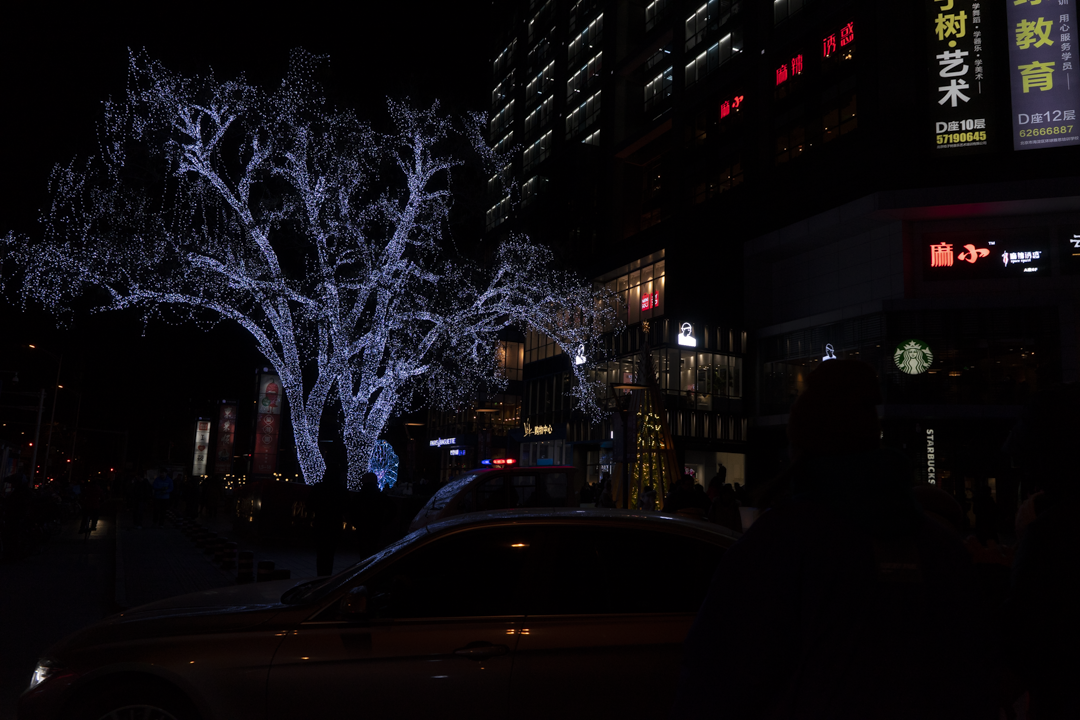
#> input picture images/1010.png, 1080 x 720 px
$ python laboratorio-1.py
#> lines starting #> are read from the running program, lines starting #| are printed output that depends on the picture
import subprocess, sys; subprocess.run([sys.executable, "-m", "pip", "install", "scikit-image", "matplotlib", "numpy", "opencv-python-headless", "scipy", "Pillow"], check=False)
#> (this line was passed over: subprocess is not available in this run)

# ── Importaciones ────────────────────────────────────────────
import numpy as np
import matplotlib.pyplot as plt
import matplotlib.gridspec as gridspec
import cv2
from PIL import Image
import urllib.request
import os, io, warnings

from skimage import data, exposure, filters, morphology, util
from skimage.color import rgb2gray
from skimage.util import img_as_float, img_as_ubyte
from scipy import ndimage

warnings.filterwarnings('ignore')

# ── Estilo global de gráficas ─────────────────────────────────
plt.rcParams.update({
    'figure.facecolor': '#0d1117',
    'axes.facecolor':   '#161b22',
    'axes.edgecolor':   '#30363d',
    'axes.labelcolor':  '#c9d1d9',
    'xtick.color':      '#8b949e',
    'ytick.color':      '#8b949e',
    'text.color':       '#c9d1d9',
    'figure.titlesize': 14,
    'axes.titlesize':   12,
    'axes.titlecolor':  '#58a6ff',
    'grid.color':       '#21262d',
    'grid.linestyle':   '--',
    'grid.alpha':       0.5,
})

# ── Función utilitaria: mostrar imagen + histograma ───────────
def mostrar_imagen_histograma(imgs, titulos, figsize=(18, 5), cmap_list=None):
    """
    Muestra N imágenes con sus histogramas en una figura.
    imgs     : lista de arrays numpy (uint8 o float)
    titulos  : lista de strings con nombres
    """
    n = len(imgs)
    fig, axes = plt.subplots(2, n, figsize=figsize)
    if n == 1:
        axes = axes.reshape(2, 1)

    colores_hist = ['#58a6ff', '#3fb950', '#f78166', '#d2a8ff', '#ffa657']

    for i, (img, titulo) in enumerate(zip(imgs, titulos)):
        cmap = 'gray' if (cmap_list is None or len(cmap_list) <= i) else cmap_list[i]
        # Imagen
        axes[0, i].imshow(img if img.ndim == 3 else img, cmap=cmap)
        axes[0, i].set_title(titulo, fontsize=10, pad=8)
        axes[0, i].axis('off')
        # Histograma
        img_norm = img_as_float(img) if img.dtype != np.float64 else img
        if img.ndim == 3:
            for c, col in enumerate(['#f78166', '#3fb950', '#58a6ff']):
                axes[1, i].hist(img[:,:,c].ravel(), bins=128, color=col,
                                alpha=0.5, density=True)
        else:
            axes[1, i].hist(img_norm.ravel(), bins=128,
                            color=colores_hist[i % len(colores_hist)],
                            density=True, alpha=0.85)
        axes[1, i].set_xlabel('Nivel de intensidad')
        axes[1, i].set_ylabel('Densidad')
        axes[1, i].grid(True)

    fig.tight_layout(pad=2)
    plt.show()

# ── Función utilitaria: métricas de calidad ───────────────────
def calcular_metricas(img_original, img_procesada):
    """
    Calcula métricas básicas de evaluación de calidad de imagen.
    Retorna un diccionario con MSE, PSNR, contraste (STD) y entropía.
    """
    o = img_as_float(img_original)
    p = img_as_float(img_procesada)
    mse  = np.mean((o - p) ** 2)
    psnr = 10 * np.log10(1.0 / mse) if mse > 0 else float('inf')
    std_o = np.std(o)
    std_p = np.std(p)
    # Entropía
    def entropia(img):
        hist, _ = np.histogram(img, bins=256, range=(0, 1), density=True)
        hist = hist[hist > 0]
        return -np.sum(hist * np.log2(hist + 1e-10)) * (1/256)
    return {
        'MSE':           round(mse, 6),
        'PSNR (dB)':     round(psnr, 2),
        'Contraste STD orig':  round(float(std_o), 4),
        'Contraste STD proc':  round(float(std_p), 4),
        'Entropía orig':       round(float(entropia(o)), 4),
        'Entropía proc':       round(float(entropia(p)), 4),
    }

print('✅ Entorno configurado correctamente. ¡Puedes continuar!')
print('\n' + '='*60)
print('INICIANDO BLOQUE III: PROCESAMIENTO DE IMAGEN SELECCIONADA')
print('='*60)

# 1. Configuración de carga
nombre_imagen = './images/1010.png' # Puedes cambiar esto por '1239.png', '1321.png', etc.
procesar_en_color = False   # <--- ¡CAMBIA A False PARA BLANCO Y NEGRO!

ruta_imagen = os.path.join(os.path.dirname(os.path.abspath(__file__)) if '__file__' in globals() else '.', nombre_imagen)

try:
    if procesar_en_color:
        img_raw = cv2.imread(ruta_imagen, cv2.IMREAD_COLOR)
        if img_raw is None:
            img_raw = cv2.imread(nombre_imagen, cv2.IMREAD_COLOR)
    else:
        img_raw = cv2.imread(ruta_imagen, cv2.IMREAD_GRAYSCALE)
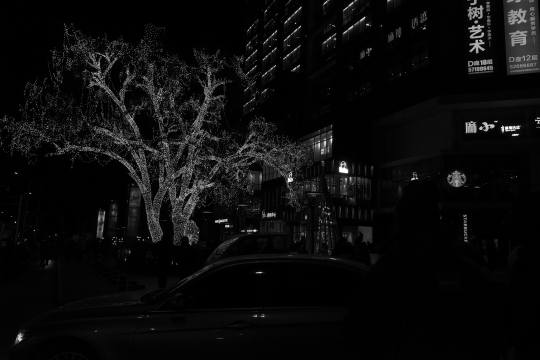
#> img_raw: shape (720, 1080) (shown at 1/2 size); min 0, max 255, mean 11.6
        if img_raw is None:
            img_raw = cv2.imread(nombre_imagen, cv2.IMREAD_GRAYSCALE)

    if img_raw is None:
        print(f'❌ No se pudo cargar la imagen {nombre_imagen}. Comprueba la ruta.')
    else:
        print(f'✅ Imagen {nombre_imagen} cargada correctamente. Resolucion: {img_raw.shape[:2]} | Modo: {"Color" if procesar_en_color else "Blanco y Negro"}')
#| ✅ Imagen ./images/1010.png cargada correctamente. Resolucion: (720, 1080) | Modo: Blanco y Negro

        # 2. Aplicar técnicas de mejora
        gamma_val = 0.5

        if procesar_en_color:
            # Convertir de BGR a RGB y luego a HSV
            img_rgb = cv2.cvtColor(img_raw, cv2.COLOR_BGR2RGB)
            from skimage.color import rgb2hsv, hsv2rgb
            img_hsv = rgb2hsv(img_rgb)

            # El canal V (brillo) es el índice 2 (rango 0.0 a 1.0)
            v_channel = img_hsv[:,:,2]

            # Original para visualización
            img_real_vis = img_rgb

            # Técnica A: Gamma
            v_gamma = np.power(v_channel, gamma_val)
            img_hsv_gamma = img_hsv.copy()
            img_hsv_gamma[:,:,2] = v_gamma
            img_gamma_vis = img_as_ubyte(hsv2rgb(img_hsv_gamma))

            # Técnica B: Ecualización Global
            v_eq = exposure.equalize_hist(v_channel)
            img_hsv_eq = img_hsv.copy()
            img_hsv_eq[:,:,2] = v_eq
            img_eq_global_vis = img_as_ubyte(hsv2rgb(img_hsv_eq))

            # Técnica C: CLAHE
            v_clahe = exposure.equalize_adapthist(v_channel, clip_limit=0.03)
            img_hsv_clahe = img_hsv.copy()
            img_hsv_clahe[:,:,2] = v_clahe
            img_clahe_vis = img_as_ubyte(hsv2rgb(img_hsv_clahe))

            # Para métricas usaremos el canal V como referencia equivalente a blanco y negro
            img_real_metricas = img_as_ubyte(v_channel)
            img_gamma_metricas = img_as_ubyte(v_gamma)
            img_eq_global_metricas = img_as_ubyte(v_eq)
            img_clahe_metricas = img_as_ubyte(v_clahe)

        else:
            img_real = img_raw
            img_real_vis = img_real

            # Técnica A: Gamma
            img_norm = img_real.astype(np.float64) / 255.0
            img_gamma = np.power(img_norm, gamma_val)
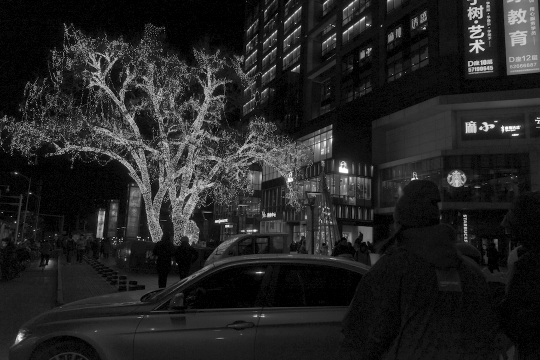
#> img_gamma: shape (720, 1080) float64 (shown at 1/2 size); min 0, max 1, mean 0.141
            img_gamma_vis = np.clip(img_gamma * 255, 0, 255).astype(np.uint8)

            # Técnica B: Ecualización Global
            img_eq_global = exposure.equalize_hist(img_real)
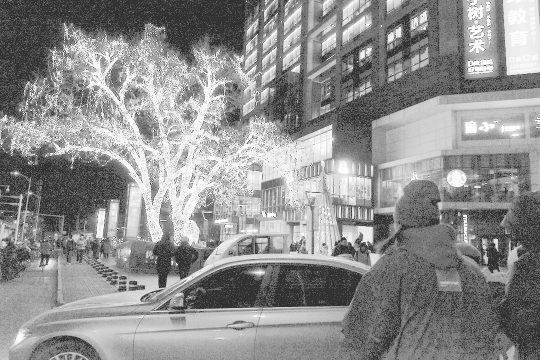
#> img_eq_global: shape (720, 1080) float64 (shown at 1/2 size); min 0.2, max 1, mean 0.56
            img_eq_global_vis = img_as_ubyte(img_eq_global)

            # Técnica C: CLAHE
            img_clahe = exposure.equalize_adapthist(img_real, clip_limit=0.03)
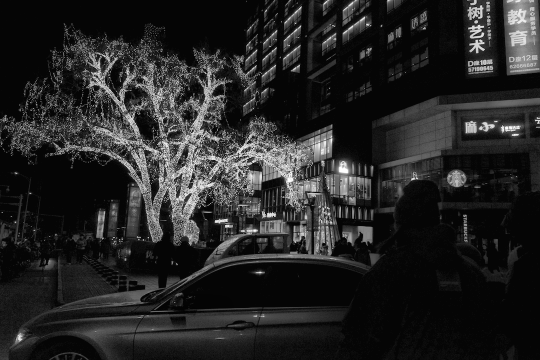
#> img_clahe: shape (720, 1080) float64 (shown at 1/2 size); min 0, max 1, mean 0.147
            img_clahe_vis = img_as_ubyte(img_clahe)

            # Para métricas
            img_real_metricas = img_real
            img_gamma_metricas = img_gamma_vis
            img_eq_global_metricas = img_eq_global_vis
            img_clahe_metricas = img_clahe_vis

        # 3. Mostrar resultados visuales
        imagenes_act = [img_real_vis, img_gamma_vis, img_eq_global_vis, img_clahe_vis]
        titulos_act = [
            f'Original ({nombre_imagen})',
            f'Gamma (γ={gamma_val})',
            'Ecualización Global',
            'CLAHE'
        ]

        # Si es a color, no forzamos cmap='gray'
        cmap_list = [None, None, None, None] if procesar_en_color else ['gray', 'gray', 'gray', 'gray']
        mostrar_imagen_histograma(imagenes_act, titulos_act, figsize=(20, 8), cmap_list=cmap_list)
#> in mostrar_imagen_histograma, `n = len(imgs)`: n = 4
#> the loop in mostrar_imagen_histograma, `for i, (img, titulo) in enumerate(zip(imgs, titulos)):` made 4 passes
#> titulo on passes 1 to 4: 'Original (./images/1010.png)', 'Gamma (γ=0.5)', 'Ecualización Global', 'CLAHE'
#> in mostrar_imagen_histograma, `plt.show()`:
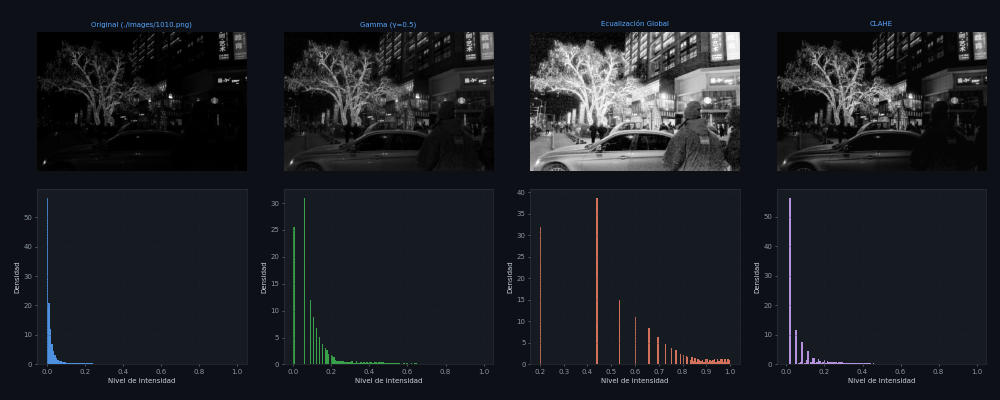
#> figure drawn by matplotlib, 8 panels; panel 5: tallest bar 56.53 high, from x = 0 to 0.00781; panel 6: tallest bar 30.98 high, from x = 0.0547 to 0.0625; panel 7: tallest bar 38.73 high, from x = 0.438 to 0.444; panel 8: tallest bar 56.43 high, from x = 0.0156 to 0.0234

        # 4. Calcular métricas
        print('\n📊 Comparación de métricas de calidad:')
        if procesar_en_color:
            print('   (Calculadas sobre el canal de luminosidad V del espacio HSV)')
        print(f'{"Técnica":<25} {"MSE":>10} {"PSNR (dB)":>12} {"Contraste (σ)":>15} {"Entropía":>12}')
        print('-' * 80)

        tecnicas = ['Corrección Gamma', 'Ecualización Global', 'CLAHE']
        imagenes_proc = [img_gamma_metricas, img_eq_global_metricas, img_clahe_metricas]

        ent_orig = calcular_metricas(img_real_metricas, img_real_metricas)['Entropía orig']
#> in calcular_metricas, `mse  = np.mean((o - p) ** 2)`: mse = 0
#> in calcular_metricas, `psnr = 10 * np.log10(1.0 / mse) if mse > 0 else float('inf')`: psnr = inf
#> in calcular_metricas, `std_o = np.std(o)`: std_o = 0.104
#> in entropia, `hist, _ = np.histogram(img, bins=256, range=(0, 1), density=True)`: hist = 256 values, max 61.96 at index 1, min 0.00165 at index 249, mean 1
#> ent_orig = -3.69
        std_orig = img_real_metricas.std()
#> std_orig = 26.4
        print(f'{"Original":<25} {"-":>10} {"-":>12} {std_orig:>15.2f} {ent_orig:>12.4f}')
#| Original                           -            -           26.40      -3.6907

        for nombre, img_p in zip(tecnicas, imagenes_proc):
            mets = calcular_metricas(img_real_metricas, img_p)
            print(f'{nombre:<25} {mets["MSE"]:>10.4f} {mets["PSNR (dB)"]:>12.2f} {mets["Contraste STD proc"]:>15.4f} {mets["Entropía proc"]:>12.4f}')
#> this loop made 3 passes
#> (nombre, mse in calcular_metricas, psnr in calcular_metricas, std_p in calcular_metricas) on passes 1 to 3: ('Corrección Gamma', 0.0141, 18.49, 0.159), ('Ecualización Global', 0.304, 5.17, 0.242), ('CLAHE', 0.0231, 16.36, 0.196)
#> (printed output is left out)

        print('\n🚀 Proceso completado. Cambia procesar_en_color para probar más opciones.')

except Exception as e:
    print(f"Error procesando la imagen: {e}")

$ run again, with images/1187.png copied over images/1010.png
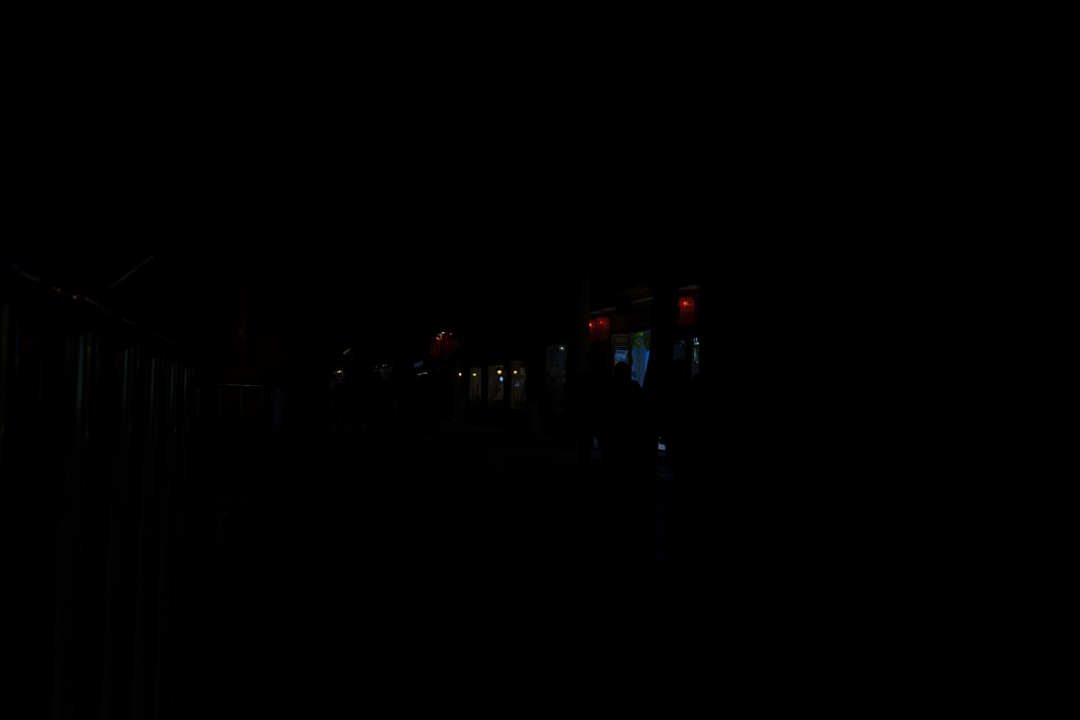
#> input picture images/1187.png, 1080 x 720 px
#| ✅ Imagen ./images/1010.png cargada correctamente. Resolucion: (720, 1080) | Modo: Blanco y Negro
#> `img_eq_global = exposure.equalize_hist(img_real)`:
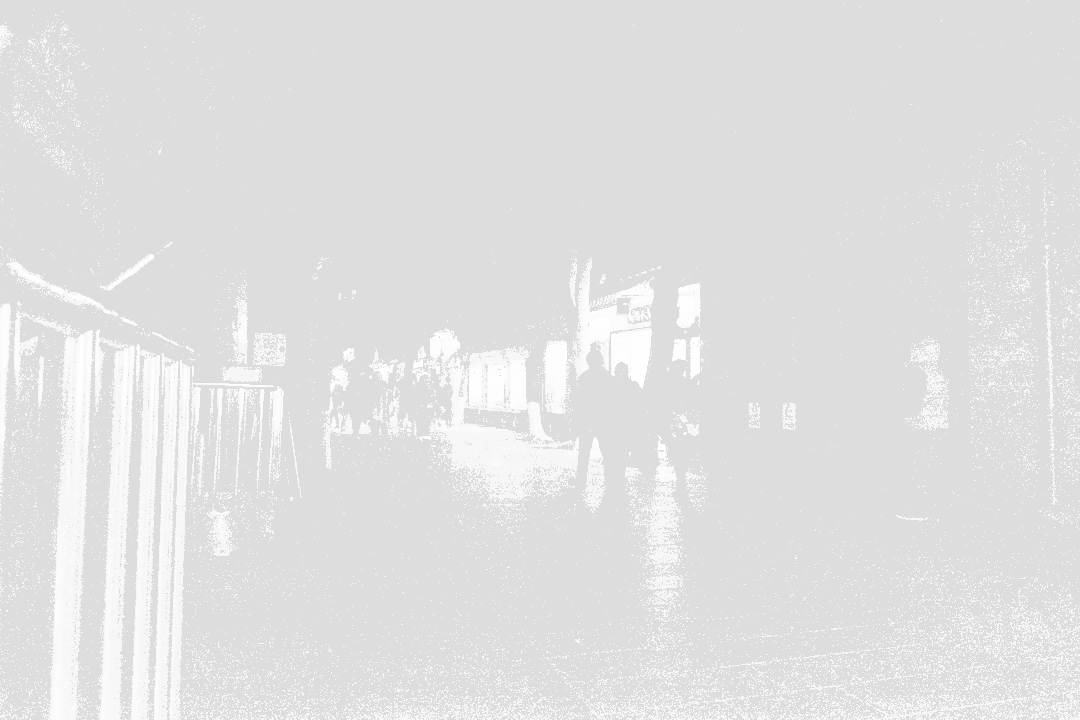
#> img_eq_global: shape (720, 1080) float64; min 0.869, max 1, mean 0.883
#> n = 4
#> the loop in mostrar_imagen_histograma, `for i, (img, titulo) in enumerate(zip(imgs, titulos)):` made 4 passes
#> titulo on passes 1 to 4: 'Original (./images/1010.png)', 'Gamma (γ=0.5)', 'Ecualización Global', 'CLAHE'
#> mse = 0
#> psnr = inf
#> std_o = 0.0103
#> in entropia, `hist, _ = np.histogram(img, bins=256, range=(0, 1), density=True)`: hist = 256 values, max 222.6 at index 0, min 0 at index 95, mean 1
#> in entropia, `hist = hist[hist > 0]`: hist = 141 values, max 222.6 at index 0, min 0.000329 at index 75, mean 1.82
#> ent_orig = -7.21
#> std_orig = 2.63
#| Original                           -            -            2.63      -7.2135
#> the loop `for nombre, img_p in zip(tecnicas, imagenes_proc):` made 3 passes
#> (nombre, mse in calcular_metricas, psnr in calcular_metricas, std_p in calcular_metricas) on passes 1, 3: ('Corrección Gamma', 0.000805, 30.94, 0.0342), ('CLAHE', 0.000353, 34.52, 0.0258)
#> (printed output is left out)

$ run again, with images/1239.png copied over images/1010.png
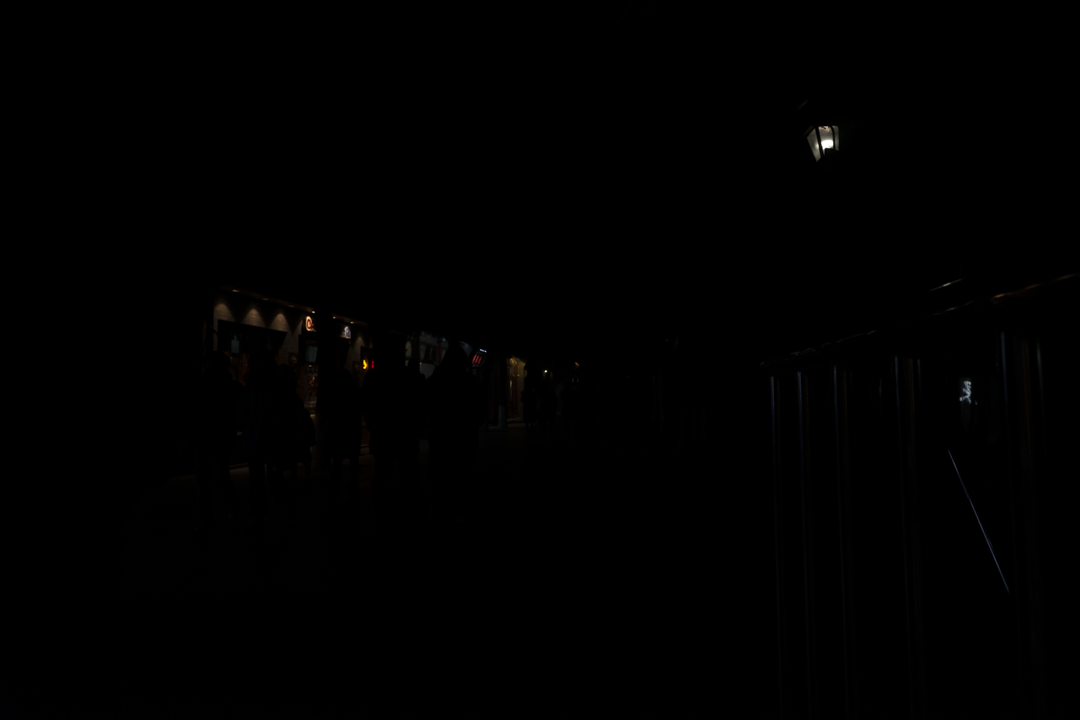
#> input picture images/1239.png, 1080 x 720 px
#| ✅ Imagen ./images/1010.png cargada correctamente. Resolucion: (720, 1080) | Modo: Blanco y Negro
#> `img_gamma = np.power(img_norm, gamma_val)`:
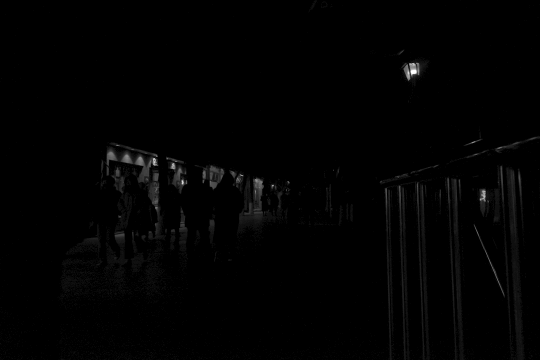
#> img_gamma: shape (720, 1080) float64 (shown at 1/2 size); min 0, max 1, mean 0.00897
#> `img_eq_global = exposure.equalize_hist(img_real)`:
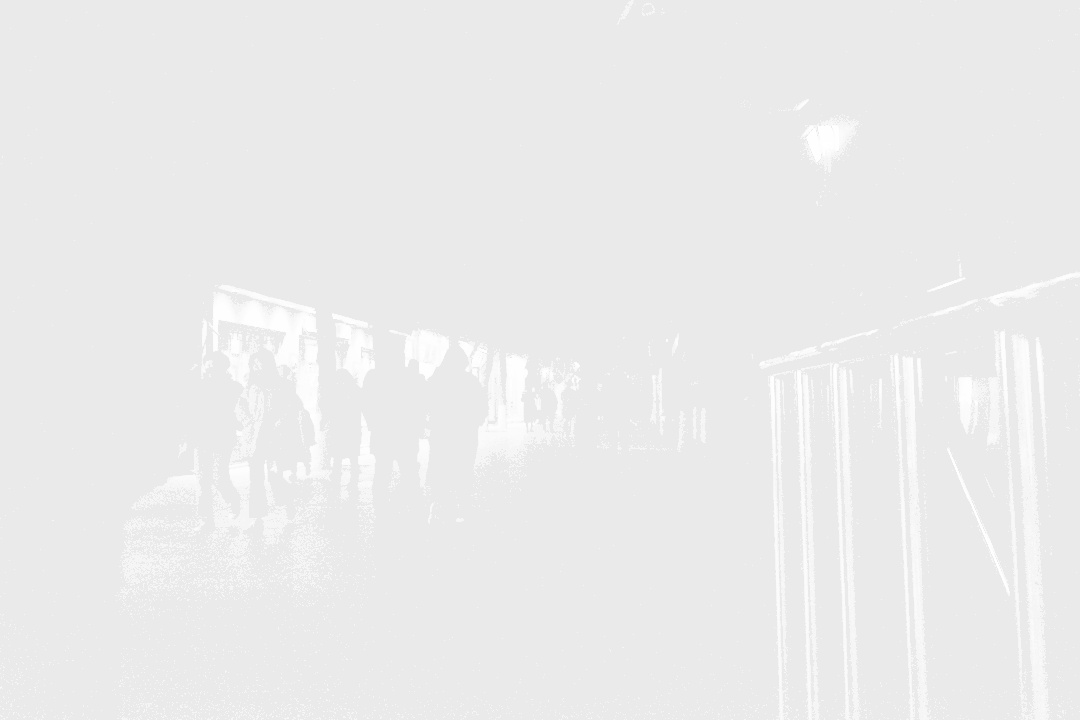
#> img_eq_global: shape (720, 1080) float64; min 0.918, max 1, mean 0.923
#> n = 4
#> the loop in mostrar_imagen_histograma, `for i, (img, titulo) in enumerate(zip(imgs, titulos)):` made 4 passes
#> titulo on passes 1 to 4: 'Original (./images/1010.png)', 'Gamma (γ=0.5)', 'Ecualización Global', 'CLAHE'
#> mse = 0
#> psnr = inf
#> std_o = 0.0183
#> in entropia, `hist, _ = np.histogram(img, bins=256, range=(0, 1), density=True)`: hist = 256 values, max 235 at index 0, min 0 at index 150, mean 1
#> in entropia, `hist = hist[hist > 0]`: hist = 216 values, max 235 at index 0, min 0.000329 at index 132, mean 1.19
#> ent_orig = -7.36
#> std_orig = 4.67
#| Original                           -            -            4.67      -7.3619
#> the loop `for nombre, img_p in zip(tecnicas, imagenes_proc):` made 3 passes
#> (nombre, mse in calcular_metricas, psnr in calcular_metricas, std_p in calcular_metricas) on passes 1, 3: ('Corrección Gamma', 0.000782, 31.07, 0.04), ('CLAHE', 0.000151, 38.2, 0.0265)
#> (printed output is left out)
